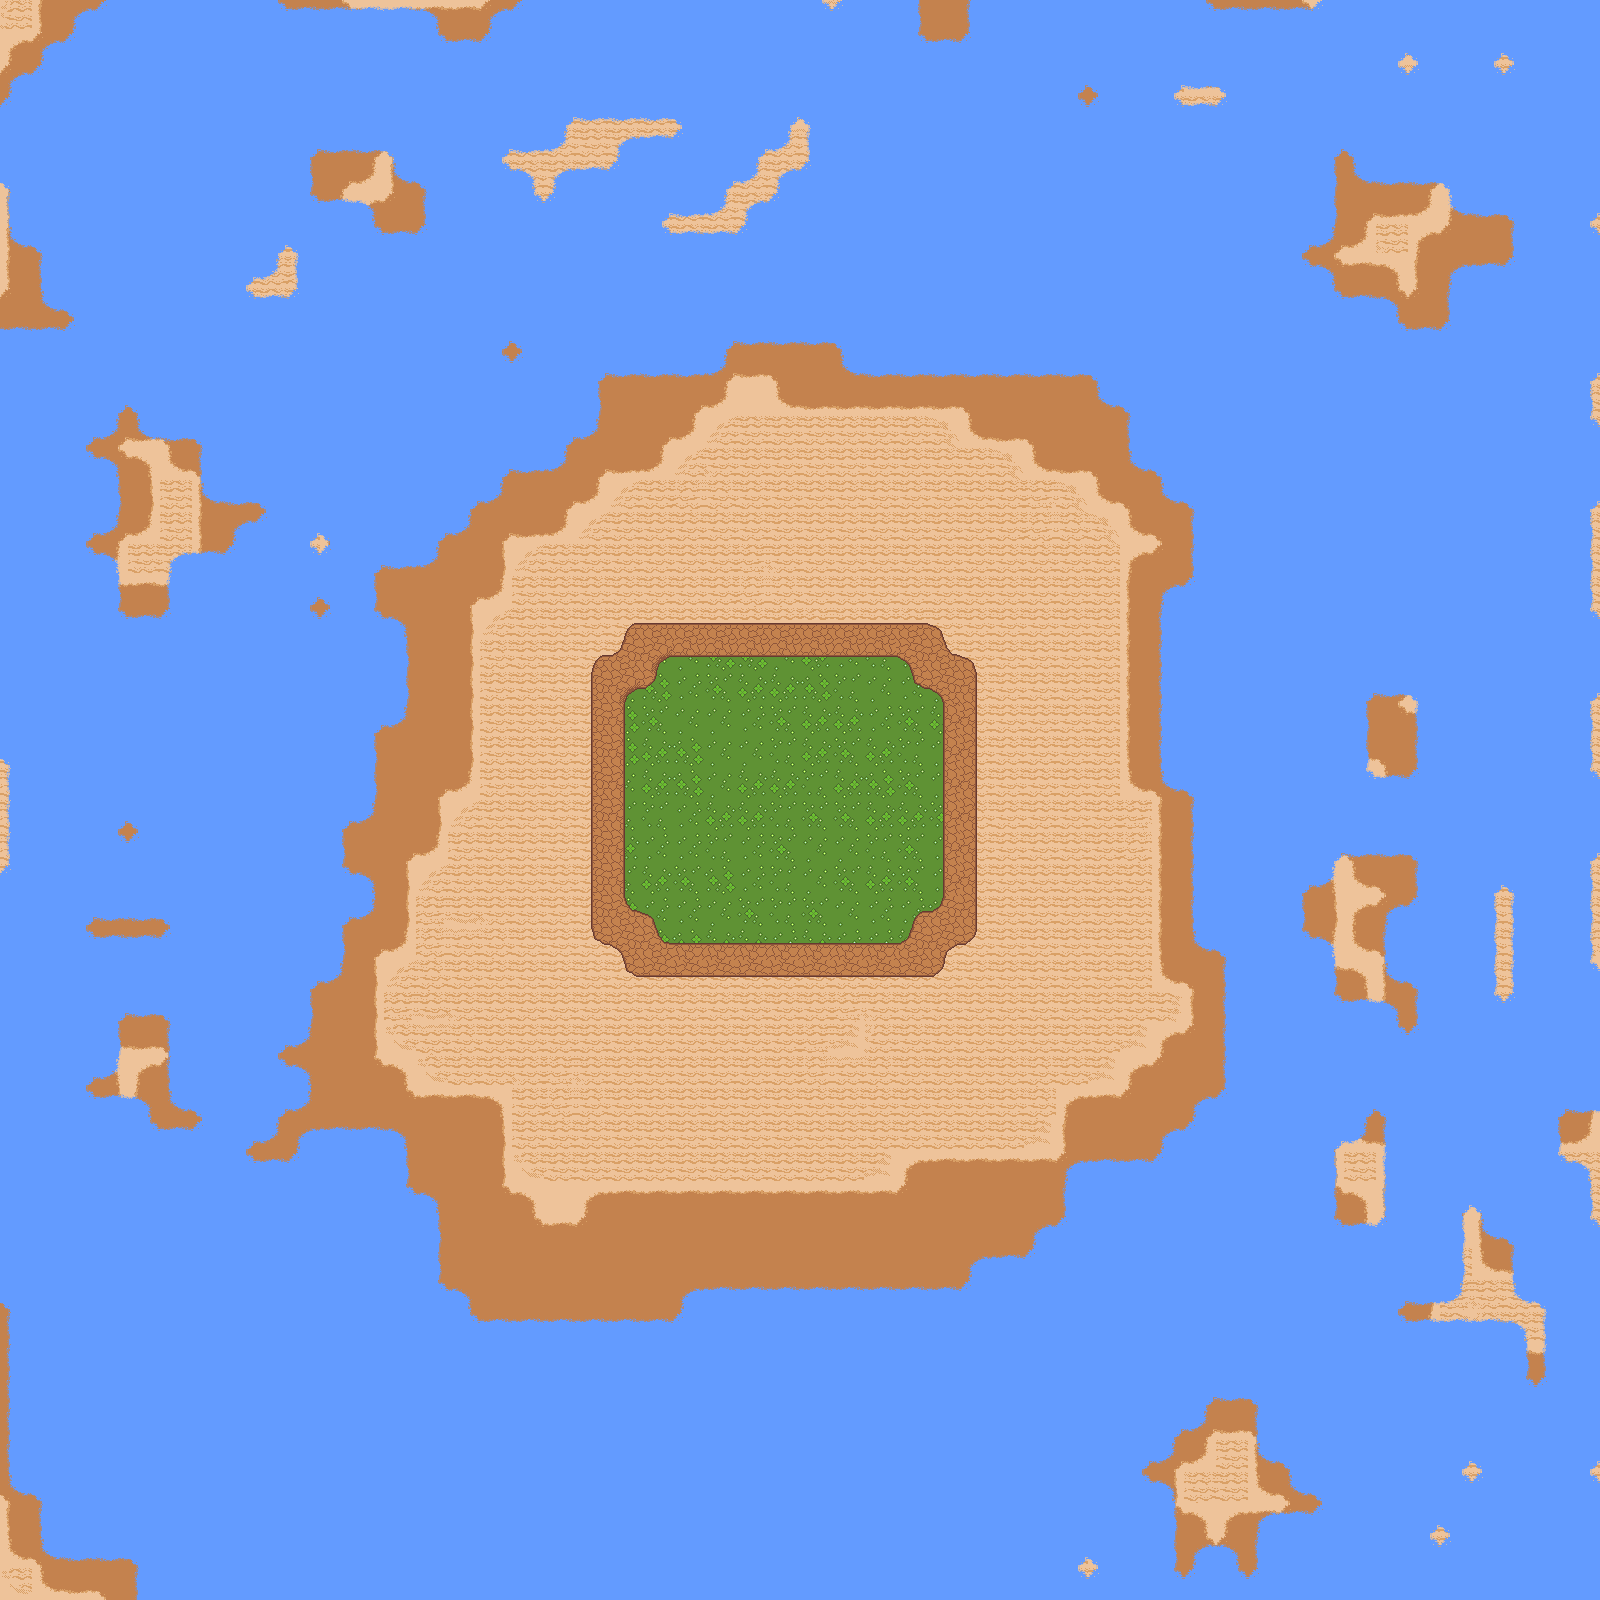

Tiled map render using the project's own tile images. Description and the map definition, with tile-layer contents summarised, below:
An orthogonal 50x50 tile map with 32x32 px tiles, 6 tile layers (Sand Ripples, Wet Sand, Water, Dirt, ...).

<map version="1.4" tiledversion="1.4.3" orientation="orthogonal" renderorder="right-down" width="50" height="50" tilewidth="32" tileheight="32" infinite="0" nextlayerid="7" nextobjectid="1">
 <tileset firstgid="1" source="../../tilesets/Gather Floors 1.x.tsx" />
 <layer id="1" name="Sand Ripples" width="50" height="50">
  <data>[2500 cells, 2500 non-empty, 18 distinct tile ids]</data>
 </layer>
 <layer id="3" name="Wet Sand" width="50" height="50">
  <data>[2500 cells, 1161 non-empty, 19 distinct tile ids]</data>
 </layer>
 <layer id="2" name="Water" width="50" height="50">
  <data>[2500 cells, 1792 non-empty, 13 distinct tile ids]</data>
 </layer>
 <layer id="4" name="Dirt" width="50" height="50">
  <data>[2500 cells, 152 non-empty, 13 distinct tile ids]</data>
 </layer>
 <layer id="5" name="Grass" width="50" height="50">
  <data>[2500 cells, 106 non-empty, 6 distinct tile ids]</data>
 </layer>
 <layer id="6" name="More dirt" width="50" height="50">
  <data>[2500 cells, 38 non-empty, 9 distinct tile ids]</data>
 </layer>
</map>
